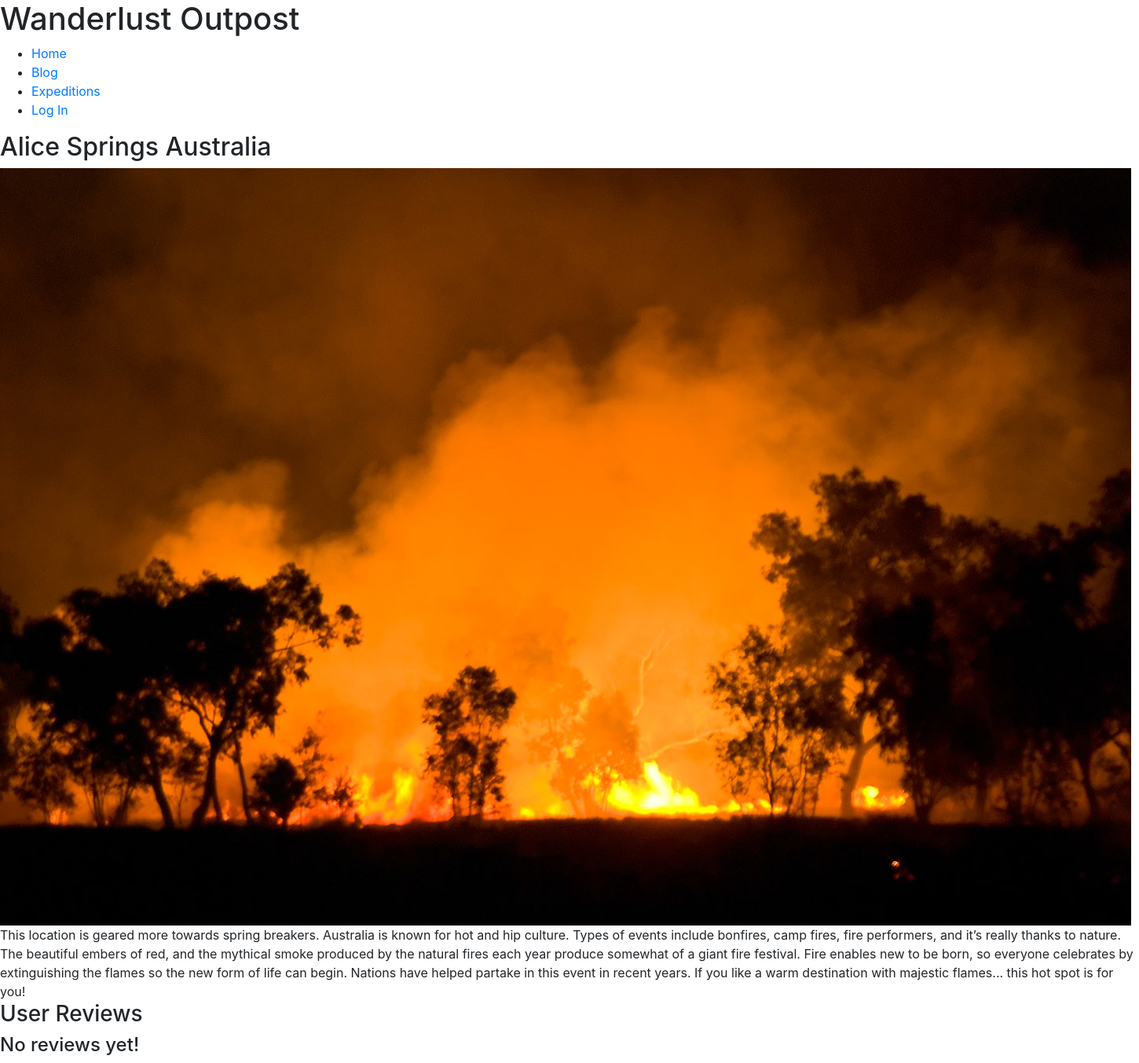
/adventure.php?pid=10, run on an earlier commit of the app's database.
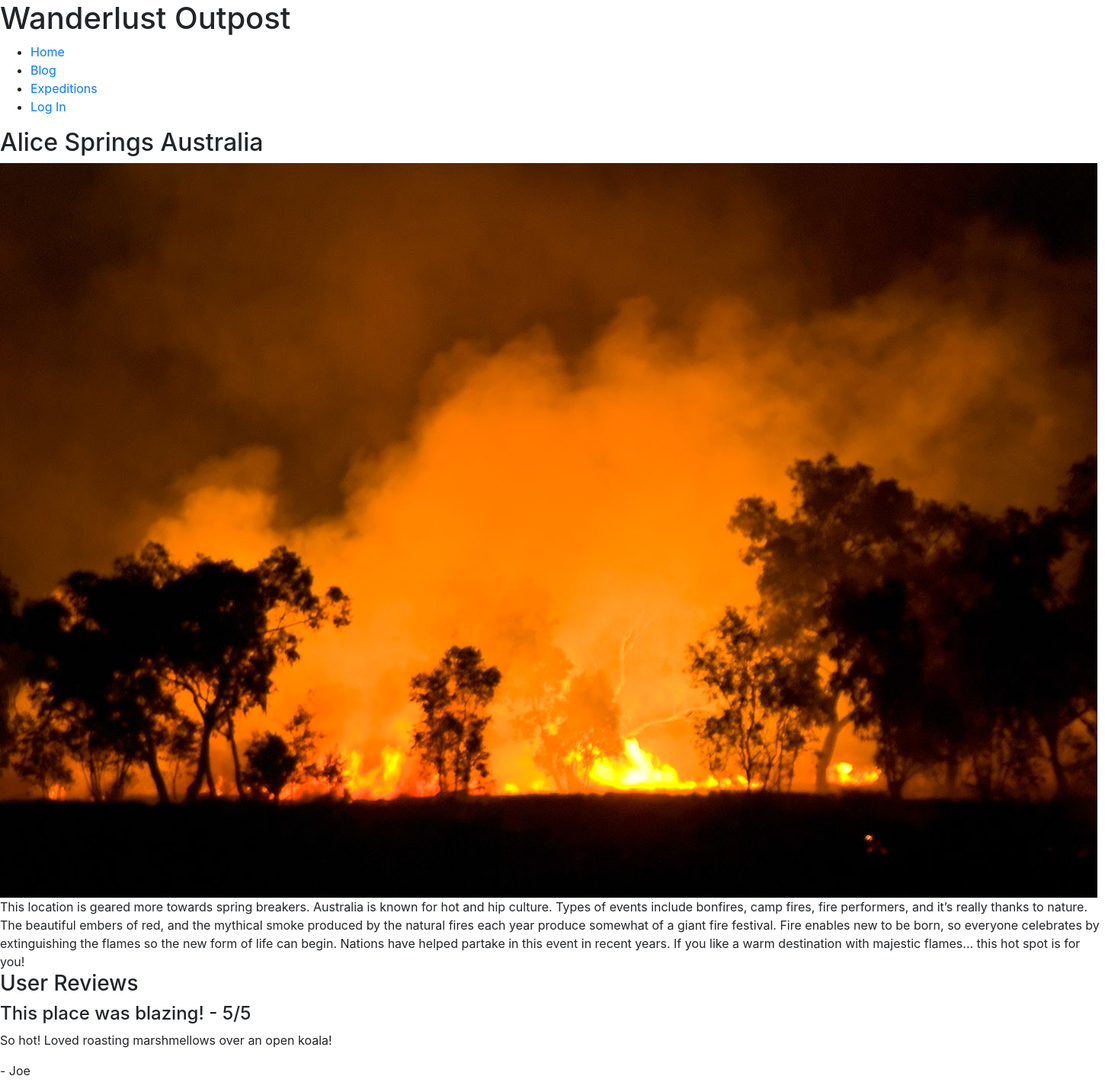
And on a later commit of the database.
### tables this page shows
CREATE TABLE `sitemap` (
  `PageTitle` varchar(32) NOT NULL,
  `BGImg` varchar(32) DEFAULT NULL,
  `BGImgAlt` text,
  `pageID` int NOT NULL,
  `PageName` varchar(45) NOT NULL,
  `Content` longtext,
  `NavItem` tinyint DEFAULT NULL,
  `url` varchar(45) DEFAULT NULL,
  PRIMARY KEY (`pageID`)
);

CREATE TABLE `reviewlist` (
  `ReviewID` int NOT NULL AUTO_INCREMENT,
  `User_ID` int NOT NULL,
  `Rating` int NOT NULL,
  `ReviewType` varchar(24) NOT NULL,
  `Review` text,
  `ReviewHeadline` text,
  `Country` varchar(2) DEFAULT NULL,
  `City` int DEFAULT NULL,
  `DateAdded` datetime DEFAULT CURRENT_TIMESTAMP,
  PRIMARY KEY (`ReviewID`),
  KEY `Country_idx` (`Country`),
  CONSTRAINT `Country` FOREIGN KEY (`Country`) REFERENCES `country` (`Country_ID`)
);

CREATE TABLE `users` (
  `User_ID` int NOT NULL AUTO_INCREMENT,
  `Email` varchar(72) NOT NULL,
  `FName` varchar(24) NOT NULL,
  `LName` varchar(24) NOT NULL,
  `Psword` varchar(42) NOT NULL,
  `DOB` date NOT NULL,
  `Origin` varchar(2) DEFAULT NULL,
  `AccountCreated` datetime DEFAULT CURRENT_TIMESTAMP,
  PRIMARY KEY (`User_ID`),
  KEY `Origin_idx` (`Origin`),
  CONSTRAINT `Origin` FOREIGN KEY (`Origin`) REFERENCES `country` (`Country_ID`)
);

### adventure.php (the view, shortened to what this page needs)
<?php
require("includes/page.php");
class AdventurePage extends Page{
  public function Display($pageID){
    $this -> DisplayHead();
    $this -> DisplayBody();
    $this -> DisplayHeader($this->buttons);
    $this->  DisplayContent();
    $this->ReviewGen();
    $this -> DisplayFooter();
  }
  public function ReviewGen(){
    $db = new mysqli('localhost', 'glazpmck_ics325_web', 'ICS325.01-2020', "glazpmck_ics325");
    $id = $db->real_escape_string($_GET['pid']);
    $query = "SELECT reviewlist.ReviewID, reviewlist.ReviewHeadline, reviewlist.Review, reviewlist.User_ID, users.FName, reviewlist.City, reviewlist.Rating
    FROM reviewlist
    INNER JOIN users ON reviewlist.User_ID = users.User_ID
    INNER JOIN sitemap ON reviewlist.City = sitemap.pageID
    WHERE reviewlist.city = '$id'";
    $result = $db->query($query);
    $row=$result->fetch_array(MYSQLI_ASSOC);
    $num_rows=$result->num_rows;
    ?>
    <section class='reviews'>
    <h3>User Reviews</h3>
    <?php
    if ($num_rows > 0){
      do{
        ?>
        <div class='top-review'>
          <div class='review-content'>
            <h4><?=$row['ReviewHeadline']?> - <?=$row['Rating']?>/5</h4>
            <p><?=$row['Review']?></p><p>- <?=$row['FName']?></p>
          </div>
        </div>
        <?php
      }while($row=$result->fetch_array(MYSQLI_ASSOC));
    }else{
      ?>
        <div class='top-review'>
          <div class='review-content'>
            <h4>No reviews yet!</h4>
          </div>
        </div>
      <?php
    }
    echo "</section>";
  }
  public function DisplayContent(){
    if (isset($_GET['pid'])){
      $db = new mysqli('localhost', 'glazpmck_ics325_web', 'ICS325.01-2020', "glazpmck_ics325");
      $id = $db->real_escape_string($_GET['pid']);
      $query = "Select * From sitemap where pageID = '$id'";
      $result = $db->query($query);
      $row=$result->fetch_array(MYSQLI_ASSOC);
      ?>
      <section class="page-title">
        <h2><?= $row['PageTitle'] ?></h2>
      </section>
      <div class="exp-img">
        <img src="img/<?=$row['BGImg']?>" alt="<?=$row['BGImgAlt']?>" />
      </div>
      <section class="main-content">
        <?= $row['Content']?>
      </section>
      <?php
    }
  }
}
$adventure = new AdventurePage();
$adventure->Display($_GET['pid']);
?>

### includes/page.php (shortened to what this page needs)
<?php
class Page{
    public $title = "Wanderlust Outpost";
    public function DisplayHead(){
      ?>
        <!DOCTYPE html>
           <html>
      <?php
        echo "<head>";
        $this -> DisplayStyles();
        echo "</head>";
    }
      ?>
      <?php
    public function DisplayStyles(){
      ?>
        <link rel="stylesheet" href="https://stackpath.bootstrapcdn.com/bootstrap/4.4.1/css/bootstrap.min.css">
        <link rel="stylesheet/less" type="text/css" href="less/styles.less" />
      <?php
    }
      ?>
      <?php
    public function DisplayBody(){
      ?>
        <body>
      <?php
    }
    public function DisplayHeader($buttons){
      $db = new mysqli('localhost', 'glazpmck_ics325_web', 'ICS325.01-2020', "glazpmck_ics325");
      $nav_sql = "SELECT * FROM sitemap WHERE NavItem = 1";
      $nav_query = $db->query($nav_sql);
      $nav_rs=$nav_query->fetch_array(MYSQLI_ASSOC);
      ?>
      <header>
        <h1><?php echo $this->title; ?></h1>
          <div class="open">
              <span>
                <ul class="sub-menu">
                  <?php
                    do{
                      $this->DisplayButton($nav_rs['PageName'], $nav_rs['pageID'], $nav_rs['url']);
                    } while($nav_rs=$nav_query->fetch_array(MYSQLI_ASSOC));
                    ?>
                </ul>
              </span>
          </div>
      </header>
      <?php
    }
    public function DisplayButton($name, $pageID, $url){
      if (empty($_SESSION['LoggedIn'])){
        $loggedIn=false;
      }else {
        $loggedIn = $_SESSION['LoggedIn'];
      }
      if ( $pageID == 1 || $pageID == 2 || $pageID == 3 ){
        ?>
        <li>
          <a href="./<?=$url?>.php" title="<?=$name ?>"><?=$name?></a>
        </li>
      <?php
      }
      if ($pageID == 4){
        if ($loggedIn){
          return;
        }else{
          ?>
          <li>
            <a href="./<?=$url?>.php" title="<?=$name ?>"><?=$name?></a>
          </li>
        <?php
        }
      }
      if ( $pageID == 5){
        return;
      }
      if ( $pageID == 6 ){
        if ($loggedIn){
          ?>
            <li>
              <a href="./<?=$url?>.php" title="<?=$name ?>"><?=$name?></a>
            </li>
            <li>
              <a href="./logout.php" title="Log Out">Log Out</a>
            </li>
          <?php
        }else{return;}
      }
    }
            ?><div class="bg-img">
            <?php
    public function DisplayFooter(){
      ?>
        </body>
      </html>
    <?php
    }
  }

What changed in the data, as far as the page shows it:
added reviewlist: ReviewHeadline "This place was blazing!", Rating "5", Review "So hot! Loved roasting marshmellows over an open koala!", User_ID.FName "Joe"
Also different on the page:
text no longer shown: "No reviews yet!"
